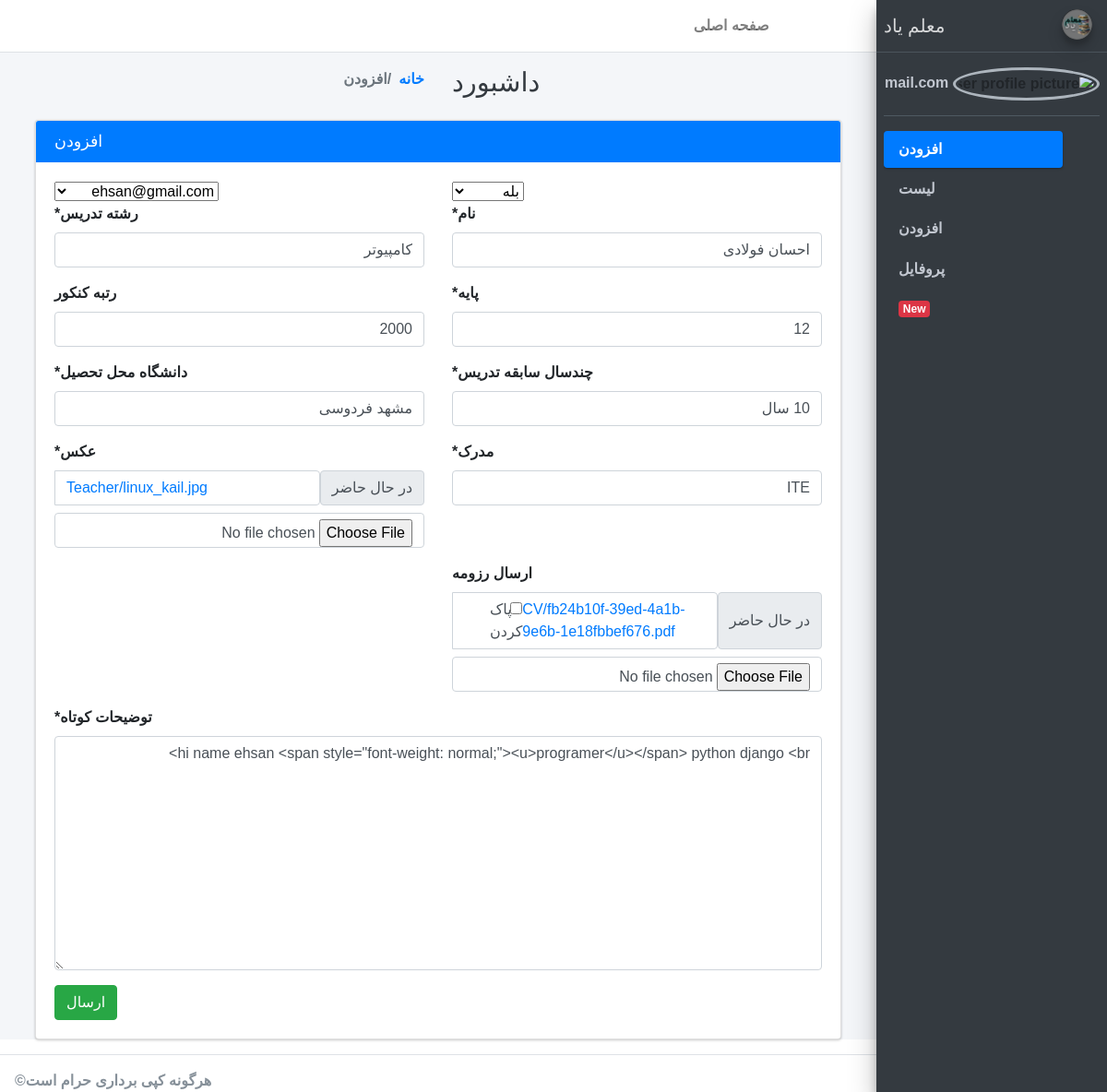
Before: /account/Panel/update/2 (signed in) with the older database file.
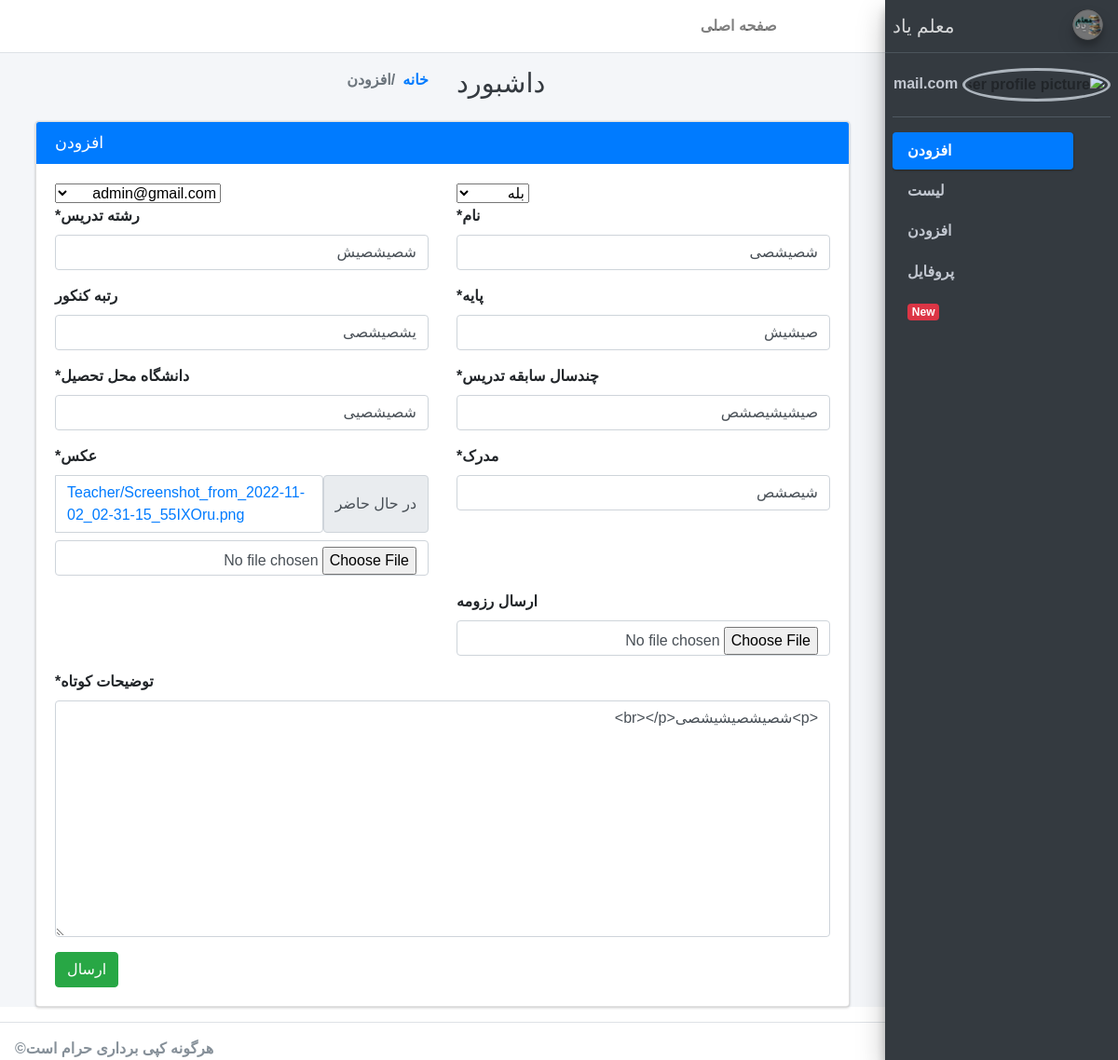
After: the same page with the newer database file.
### teacher/models.py (models this page shows, shortened)
class Teacher(models.Model):
    user = models.ForeignKey(User, on_delete=models.CASCADE, related_name='user_teacher', default=False)
    username = models.CharField(unique=True, max_length=100, verbose_name="نام")
    name_field = models.CharField(max_length=100, verbose_name="رشته تدریس")
    Foundation = models.CharField(max_length=15, verbose_name='پایه')
    entrance = models.CharField(max_length=20, verbose_name="رتبه کنکور", blank=True, null=True)
    teaching = models.CharField(max_length=50, verbose_name=" چندسال سابقه تدریس")
    discription = models.TextField(verbose_name="توضیحات کوتاه")
    image = models.ImageField(upload_to='Teacher', verbose_name="عکس")
    university = models.CharField(max_length=50, verbose_name="دانشگاه محل تحصیل")
    evidence = models.CharField(max_length=50, verbose_name="مدرک")
    view_resume = models.FileField(upload_to='CV', verbose_name="ارسال رزومه", blank=True, null=True)
    is_teacher = models.BooleanField(verbose_name='ایا معلم هست؟', blank=True, null=True)
    hit_count = GenericRelation(HitCount, object_id_field='object_pk', related_query_name='hit_count_generic')
    data_time = models.DateTimeField(auto_now_add=True)
    def shoe_image(self):
        if self.image:
            return format_html(f'<img src="{self.image.url}" height="50px" width="60px">')
        return format_html('<h3 style="color: red">تصویر موجود نیست</h3>')
    shoe_image.short_description = "عکس بند انگشتی"
    class Meta:
        ordering = ("-name_field",)
        verbose_name = 'مدرس'
        verbose_name_plural = "معلم ها"

### account/views.py (the view)
# urls.py: path('Panel/update/<int:pk>', views.PanelUpdate.as_view(), name="panel_update"),
class PanelUpdate(TeacherRequirdMixins ,LogoutRequirdMixins , FieldsUserMixin, FormValidMixin, UpdateMixin, UpdateView):
    model = Teacher
    success_url = reverse_lazy('account:panel_user')
    template_name = 'account/panel_edit.html'

### account/mixins.py (called while the page is built)
    def dispatch(self, request, *args, **kwargs):
        if request.user.is_admin:
            self.fields = "__all__"
        elif request.user:
            self.fields = ["username", "name_field", "Foundation", "discription", "image",
                           "entrance", "teaching", "view_resume", "university", "evidence"]
        else:
            return render(request, '404.html')
        return super(FieldsUserMixin, self).dispatch(request, *args, **kwargs)

    def dispatch(self, request, pk, *args, **kwargs):
        teacher = get_object_or_404(Teacher, pk=pk)
        if teacher.user == request.user or request.user.is_admin:
            return super(UpdateMixin, self).dispatch(request, *args, **kwargs)
        else:
            return render(request, '404.html')

    def dispatch(self , request , *args , **kwargs):
        if request.user.is_authenticated == False:
            return redirect('home:home')
        return super(LogoutRequirdMixins ,  self ).dispatch(request , *args , **kwargs)

### account/models.py (called while the page is built)
    def __str__(self):
        return self.email

### account/templates/account/panel_edit.html (shortened to what the changed rows need)
{% load static %}
{% load crispy_forms_tags %}
{% block html %}
    <!DOCTYPE html>
    <html>
    <head>
        {% include 'include/header.html' %}
    </head>
    <body class="hold-transition sidebar-mini layout-fixed">
    <div class="wrapper">
        <div class="content-wrapper">
            <div class="content-header">
                <div class="container-fluid">
                    <div class="row mb-2">
                        <div class="col-sm-6">
                            <h1 class="m-0 text-dark">داشبورد</h1>
                        </div>
                    </div>
                </div>
            </div>
            <section class="content">
                <div class="container-fluid">
                    <div class="col-md-12">
                        <div class="card card-primary">
                            <div class="card-body">
                                <form method="post" enctype="multipart/form-data">{% csrf_token %}
                                    <div class="row">
                                        {% if user.is_admin %}
                                            <div class="col-6">
                                                {{ form.is_teacher }}
                                            </div>
                                            <div class="col-6">
                                                {{ form.user }}
                                            </div>
                                        {% endif %}
                                        <div class="col-6">
                                            {{ form.username|as_crispy_field }}
                                        </div>
                                        <div class="col-6">
                                            {{ form.name_field|as_crispy_field }}
                                        </div>
                                        <div class="col-6">
                                            {{ form.Foundation|as_crispy_field }}
                                        </div>
                                        <div class="col-6">
                                            {{ form.entrance|as_crispy_field }}
                                        </div>
                                        <div class="col-6">
                                            {{ form.teaching|as_crispy_field }}
                                        </div>
                                        <div class="col-6">
                                            {{ form.university|as_crispy_field }}
                                        </div>
                                        <div class="col-6">
                                            {{ form.evidence|as_crispy_field }}
                                        </div>
                                        <div class="col-6">
                                            {{ form.image|as_crispy_field }}
                                        </div>
                                        <div class="col-6">
                                            {{ form.view_resume|as_crispy_field }}
                                        </div>
                                        <div class="col-12">
                                            {{ form.discription|as_crispy_field }}
                                        </div>
                                    </div>
                                </form>
                            </div>
                        </div>
                    </div>
                </div>
            </section>
        </div>
    </div>
    </body>
    </html>
{% endblock %}

Changed rows visible on the page:
changed Teacher "بله": user "ehsan@gmail.com" → "admin@gmail.com"; username "احسان فولادی" → "شصیشصی"; name_field "کامپیوتر" → "شصیشصیش"; Foundation "12" → "صیشیش"; entrance "2000" → "یشصیشصی"; teaching "10 سال" → "صیشیشیصشص"; university "مشهد فردوسی" → "شصیشصیی"; evidence "ITE" → "شیصشص"; discription "hi name ehsan <span style=\"font-weight: normal;\"><u>programer</u></span> python django <br>" → "<p>شصیشصیشیشصی<br></p>"
Other visible differences:
form field view_resume|as_crispy_field: "☐" → (not shown)
text no longer shown: "عکس * در حال حاضر Teacher/linux_kail.jpg ارسال رزومه در حال حاضر CV/fb24b10f-39ed-4a1b-9e6b-1e18fbbef676.pdf پاک کردن"
text now shown: "عکس * در حال حاضر Teacher/Screenshot_from_2022-11-02_02-31-15_55IXOru.png ارسال رزومه"
